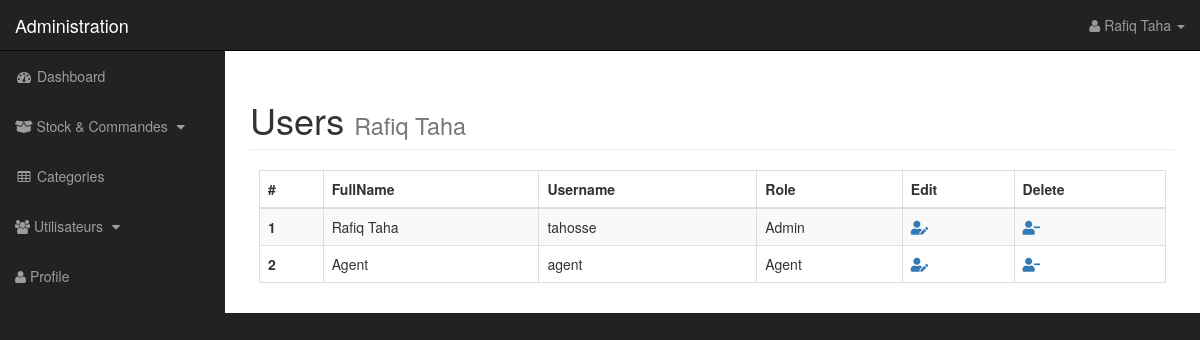
Page /users.php (signed in) on the committed database.
### tables this page shows
CREATE TABLE `user` (
  `id_user` int(3) NOT NULL,
  `fullname` varchar(100) NOT NULL,
  `username` varchar(100) NOT NULL,
  `password` varchar(100) NOT NULL,
  `role` varchar(50) NOT NULL
);

### include/all_users.php (the view, shortened to what this page needs)
<div class="responsive-table">
  <table class="table table-striped table-bordered ">
    <thead>
      <tr>
        <th>#</th>
        <th>FullName</th>
        <th>Username</th>
        <th>Role</th>
        <th>Edit</th>
        <th>Delete</th>
      </tr>
    </thead>
    <tbody>
      <?php
      $query = "select * from user";
      $select_user = mysqli_query($db , $query);
      while ($row = mysqli_fetch_array($select_user)) {
        ?>
        <tr>
          <th><?php echo $row['id_user'] ?></th>
          <td><?php echo $row['fullname'] ?></td>
          <td><?php echo $row['username'] ?></td>
          <td><?php echo $row['role'] ?></td>
          <td> <a href="users.php?source=edit_user&id_u=<?php echo $row['id_user'] ?>"> <i class="fas fa-user-edit"></i></a> </td>
          <td> <a onClick="javascript: return confirm('Voulez Vous Continuer ?!');" href="users.php?delete=<?php echo $row['id_user'] ?>"> <i class="fas fa-user-minus"></i> </a> </td>
        </tr>
        <?php
      }
       ?>
    </tbody>
  </table>
</div>

### css/style.css (style rules this page uses)
.responsive-table { overflow: auto; max-width: 95%; margin: 0 auto; }

### css/sb-admin.css (style rules this page uses)
body { margin-top: 100px; background-color: #222; }
@media (min-width:768px) { body { margin-top: 50px; } }

### rows in the picture
user: id_user "1", fullname "Rafiq Taha", username "tahosse", role "Admin"
user: id_user "2", fullname "Agent", username "agent", role "Agent"

### other values in the picture
$_SESSION['fullname'] "Rafiq Taha"
